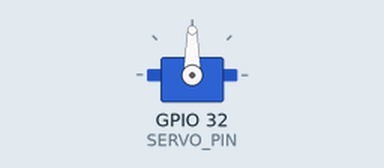
This sketch was run on a simulated ESP32. On the bench: servo.

Above: at 0.05 s.
Timing chart, 0 to 4.6 s (numbered marks = the images above):
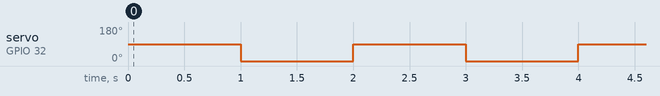

Measured:
- by itself, servo on GPIO 32 (SERVO_PIN): alternates 90° for 1.0 s and 0° for 1.0 s

The sketch:

SG90Servo_testing.ino
```cpp
/*
Sketch che, dato un potenziometro e un servomotore SG90, permette di controllare
il servomotore con il potenziometro (0-360°).
*/

/*
#include <Arduino.h>

#define POT_PIN 25
#define SERVO_PIN 32


void setup() {
  Serial.begin(115200);

  pinMode(POT_PIN, INPUT);
  ledcAttach(SERVO_PIN, 5000, 12);
}

void loop() {
  //int angle = map(analogRead(POT_PIN), 0, 4095, 0, 65535);
  int value = analogRead(POT_PIN);

  Serial.println(value);
  analogWrite(SERVO_PIN, value);

  delay(10);
}
*/


#include <ESP32Servo.h>

#define SERVO_PIN 32

Servo myservo;  // Create servo object to control a servo

void setup() {
  myservo.attach(SERVO_PIN);  // the number of the servo pin
}

void loop() {
  myservo.write(90);  // tell servo to go to position in degrees
  delay(1000);
  myservo.write(0);   // tell servo to go to position in degrees
  delay(1000);
}
```
